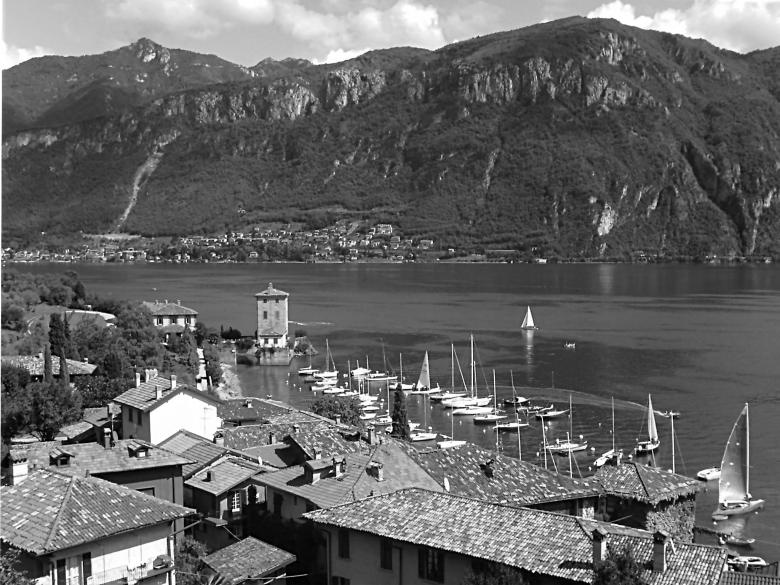
#> input picture Parte1/imagens/grey_lake.jpg, 780 x 585 px, found by its file name
$ python main.py
#> lines starting #> are read from the running program, lines starting #| are printed output that depends on the picture

import cv2
import os
import numpy as np
import matplotlib.pyplot as plt


def main():

    # ------------------------------------------------------
    # Initialization
    # ------------------------------------------------------
    filename = '/home/mike/sharedVBWindows/MVA_6-24/MVA_24-25/Parte1/imagens/grey_lake.jpg'
    # filename = '/home/mike/sharedVBWindows/MVA_6-24/MVA_24-25/Parte1/imagens/chess.png'

    if not os.path.isfile(filename):
        print('filename ' + filename + ' does not exist')

    # Load the image
    image = cv2.imread(filename,  cv2.IMREAD_GRAYSCALE)
#> image is the input picture: shape (585, 780); min 0, max 255, mean 100.7

    # ------------------------------------------------------
    # Execution
    # ------------------------------------------------------

    # Resize of image
    image_resized = cv2.resize(image, (400, 200), interpolation=cv2.INTER_LINEAR)
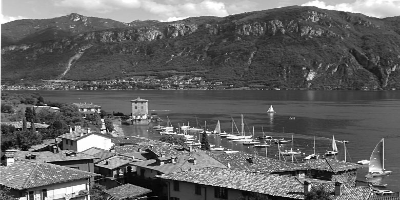
#> image_resized: shape (200, 400); min 0, max 255, mean 100.6

    # create mosaic
    h, w = image_resized.shape
#> h = 200; w = 400
    mosaic = np.zeros((h*2, w*2), dtype=np.uint8)
    print('mosaic shape = ' + str(mosaic.shape))
#| mosaic shape = (400, 800)

    print(image_resized.shape)
#| (200, 400)

    mosaic[0:200, 0:400] = image_resized
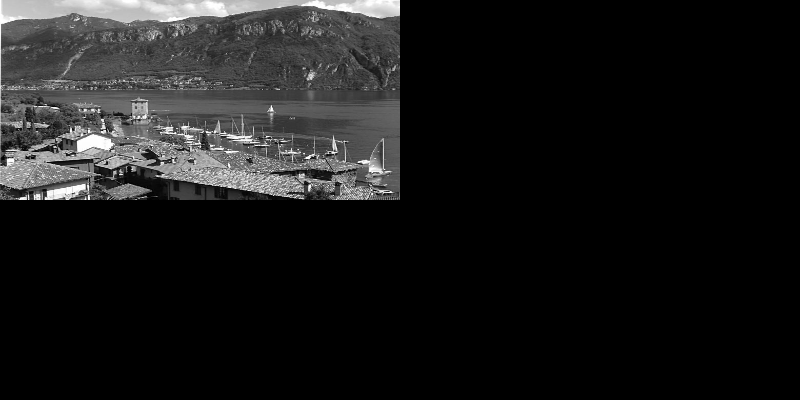
#> mosaic: shape (400, 800); min 0, max 255, mean 25.1
    mosaic[0:200, 400:800] = image_resized
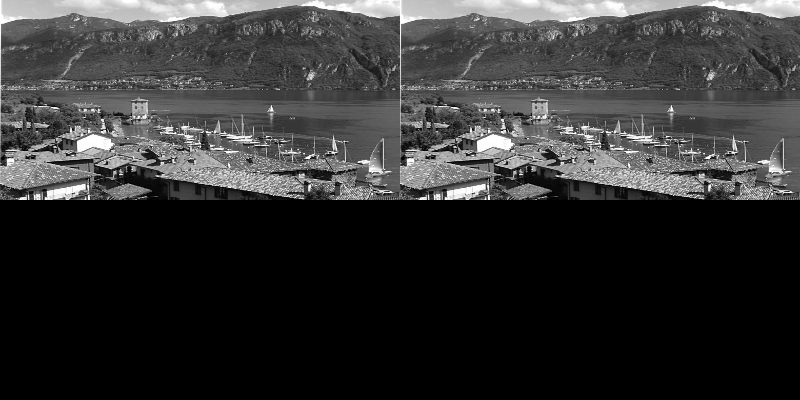
#> mosaic: shape (400, 800); min 0, max 255, mean 50.3

    mosaic[200:400, 0:400] = image_resized
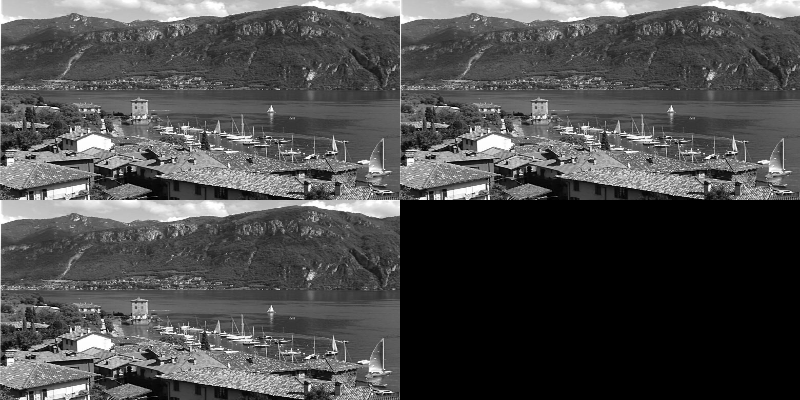
#> mosaic: shape (400, 800); min 0, max 255, mean 75.4
    mosaic[200:400, 400:800] = image_resized
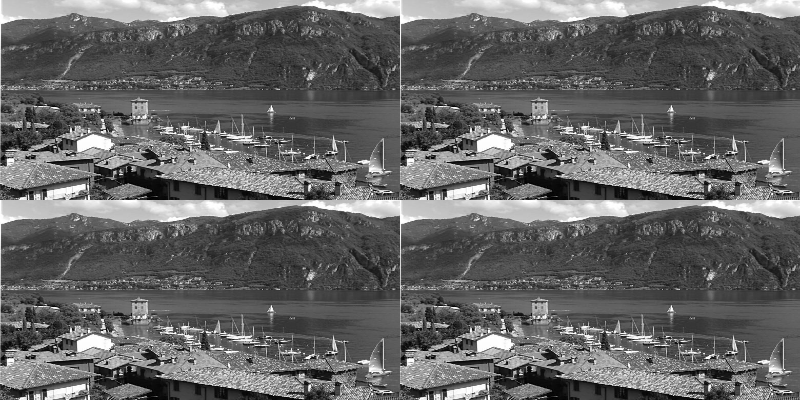
#> mosaic: shape (400, 800); min 0, max 255, mean 100.6

    cv2.imshow('image', image)
    cv2.imshow('image_resized', image_resized)
    cv2.imshow('mosaic', mosaic)

    # Wait for the user to press a key
    cv2.waitKey(0)

    # ------------------------------------------------------
    # Termination
    # ------------------------------------------------------

    # Close all windows
    cv2.destroyAllWindows()


if __name__ == "__main__":
    main()

$ run again, with Parte1/imagens/chess.png saved as Parte1/imagens/grey_lake.jpg
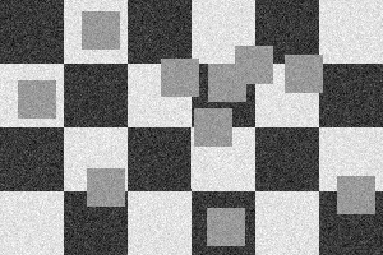
#> input picture Parte1/imagens/chess.png, 383 x 255 px, found by its file name
#> in main, image is the input picture: shape (255, 383); min 0, max 255, mean 142.2
#> in main, `image_resized = cv2.resize(image, (400, 200), interpolation=cv2.INTER_..`:
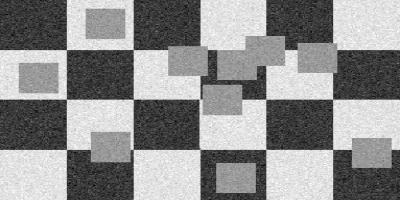
#> image_resized: shape (200, 400); min 1, max 255, mean 142
#| mosaic shape = (400, 800)
#| (200, 400)
#> in main, `mosaic[200:400, 400:800] = image_resized`:
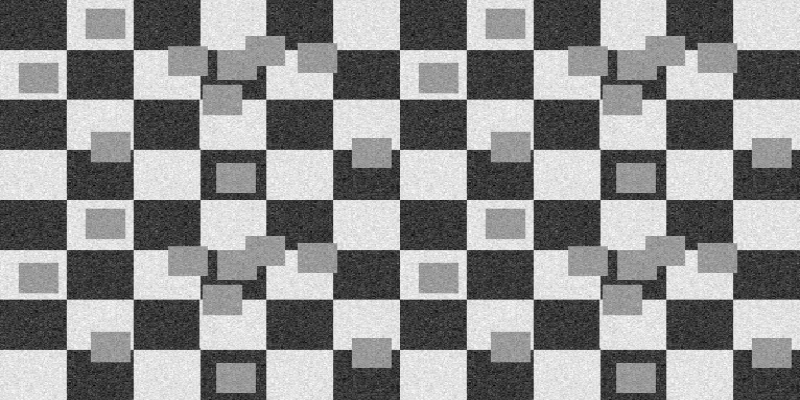
#> mosaic: shape (400, 800); min 1, max 255, mean 142
